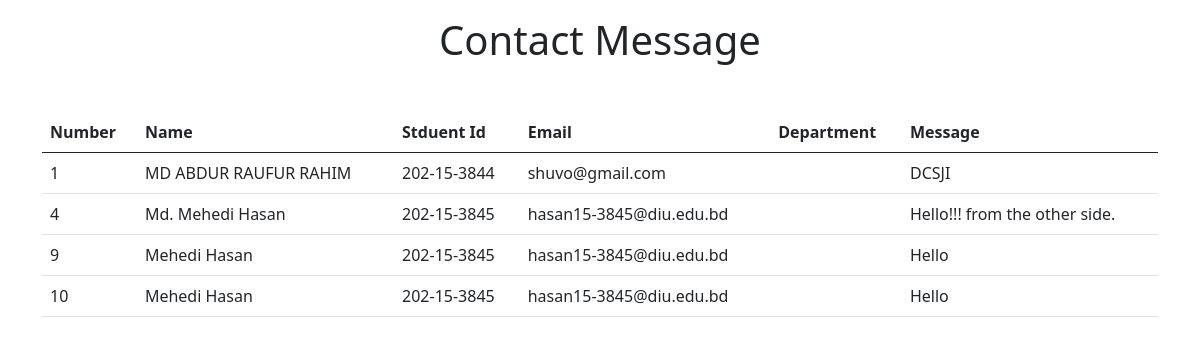
The app's page /contactshowdata with its own data.
### my_info/models.py (models this page shows)
class Contactme(models.Model):
    name = models.CharField(max_length=50,null=True)
    stduentid = models.CharField(max_length=50,null=True)
    email = models.EmailField(max_length=100,null=True)
    departnment = models.TextField(max_length=100,null=True)
    message = models.TextField(max_length=500,null=True)

### my_info/views.py (the view)
# urls.py: path('contactshowdata', views.contactshowdata,name='contactshowdata'),
def contactshowdata(request):
    contactshow = Contactme.objects.all()
    contactshowdata = {'Contactme':contactshow}
    return render(request,'contactshowdata.html',contactshowdata)

### templates/contactshowdata.html (shortened to what this page needs)
<!doctype html>
<html lang="en">
  <head>
    <link href="https://cdn.jsdelivr.net/npm/bootstrap@5.0.2/dist/css/bootstrap.min.css" rel="stylesheet">
  </head>
  <body>
     <div class="text-center mt-3">
         <h1>Contact Message</h1>
     </div>
     <div class="container mt-5">
        <table class="table">
            <thead>
              <tr>
                <th scope="col">Number</th>
                <th scope="col">Name</th>
                <th scope="col">Stduent Id</th>
                <th scope="col">Email</th>
                <th scope="col">Department</th>
                <th scope="col">Message</th>
              </tr>
            </thead>
            <tbody>
                {% for i in Contactme %}
              <tr>
                <td>{{i.id}}</td>
                <td>{{i.name}}</td>
                <td>{{i.stduentid}}</td>
                <td>{{i.email}}</td>
                <td>{{i.departmnment}}</td>
                <td>{{i.message}}</td>
              </tr>
              {% endfor %}
            </tbody>
          </table>
     </div>
  </body>
</html>

### records on screen
Contactme: id "1", name "MD ABDUR RAUFUR RAHIM", stduentid "202-15-3844", email "shuvo@gmail.com", message "DCSJI"
Contactme: id "4", name "Md. Mehedi Hasan", stduentid "202-15-3845", email "hasan15-3845@diu.edu.bd", message "Hello!!! from the other side."
Contactme: id "9", name "Mehedi Hasan", stduentid "202-15-3845", email "hasan15-3845@diu.edu.bd", message "Hello"
Contactme: id "10", name "Mehedi Hasan", stduentid "202-15-3845", email "hasan15-3845@diu.edu.bd", message "Hello"
